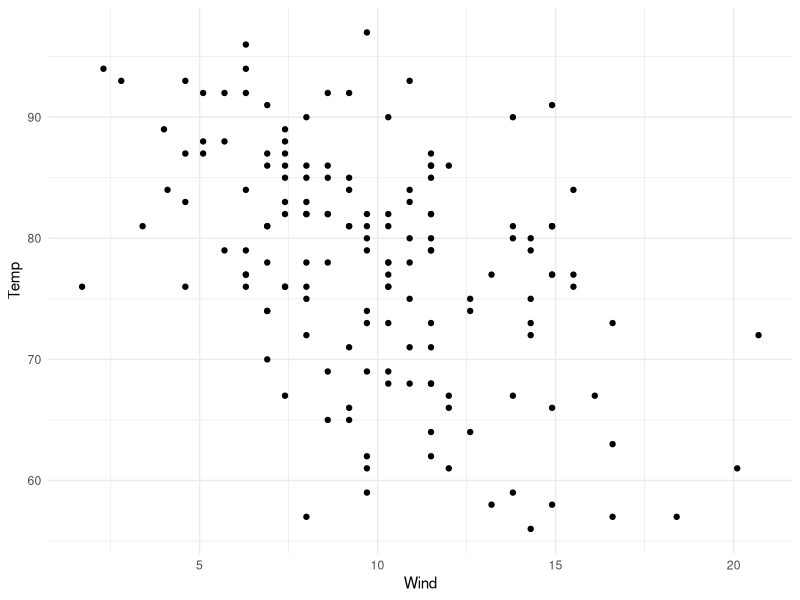

Recreate this plot in R.
## ---- chunk 1
#| label: fig-wind_temp
#| fig-cap: "Figura de temperatura en función del viento"
#| fig-width: 8
#| fig-height: 5

library(ggplot2)

ggplot(airquality, aes(x = Wind, y = Temp))+
    geom_point()+
    theme_minimal()
